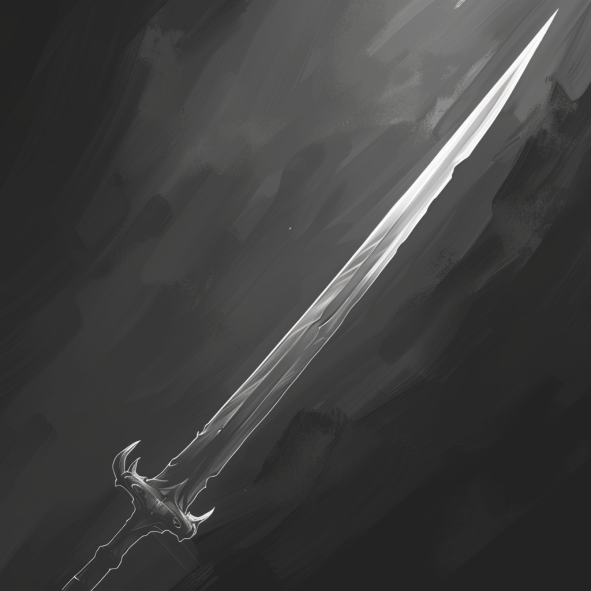
#> input picture images/image.webp, 591 x 591 px
$ python text_to_presentation.py
#> lines starting #> are read from the running program, lines starting #| are printed output that depends on the picture

from PIL import Image, ImageDraw, ImageFont
idea = "Cover for \nYoutube video \nabout Python"
background_image = "images/image.webp"

# Load the background image
background = Image.open(background_image)
#> background is the input picture: PIL image 591x591 RGB; mean R, G, B 64.3, 64.2, 63.9

# Initialize the drawing context with the background as canvas
draw = ImageDraw.Draw(background)

# Define the text to add and the font
text = idea
font = ImageFont.truetype("arial.ttf", size=45)

# Define the position for the text
text_position = (100, 100)

# Add text to image
draw.text(text_position, text, font=font, fill="white")

# Save the edited image
background.save("youtube_cover_python.png")
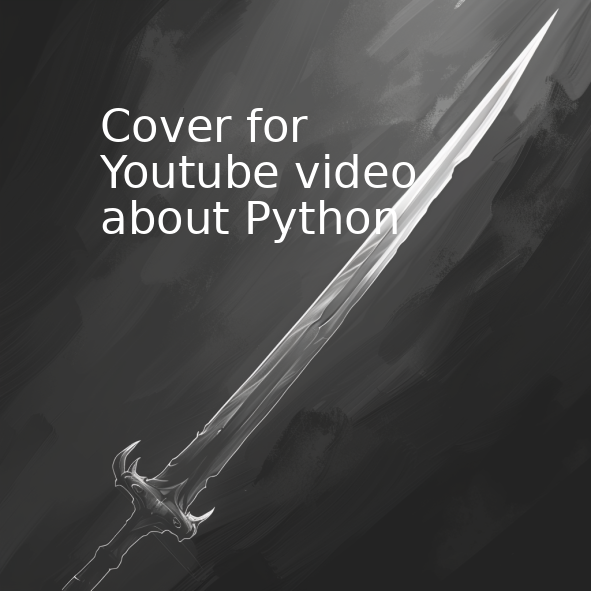
#> saved as youtube_cover_python.png: PIL image 591x591 RGB; mean R, G, B 68, 67.9, 67.6
